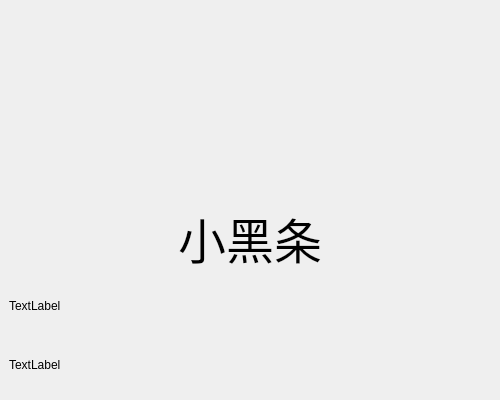
<?xml version="1.0" encoding="UTF-8"?>
<ui version="4.0">
 <class>AboutWindow</class>
 <widget class="QMainWindow" name="AboutWindow">
  <property name="geometry">
   <rect>
    <x>0</x>
    <y>0</y>
    <width>500</width>
    <height>400</height>
   </rect>
  </property>
  <property name="minimumSize">
   <size>
    <width>500</width>
    <height>400</height>
   </size>
  </property>
  <property name="maximumSize">
   <size>
    <width>500</width>
    <height>400</height>
   </size>
  </property>
  <property name="windowTitle">
   <string>关于</string>
  </property>
  <widget class="QWidget" name="centralwidget">
   <layout class="QVBoxLayout" name="verticalLayout_2">
    <item>
     <widget class="QLabel" name="label">
      <property name="text">
       <string/>
      </property>
      <property name="pixmap">
       <pixmap>../res/icon/logo.ico</pixmap>
      </property>
      <property name="scaledContents">
       <bool>false</bool>
      </property>
      <property name="alignment">
       <set>Qt::AlignmentFlag::AlignCenter</set>
      </property>
      <property name="wordWrap">
       <bool>false</bool>
      </property>
     </widget>
    </item>
    <item>
     <layout class="QVBoxLayout" name="verticalLayout">
      <item>
       <widget class="QLabel" name="label_2">
        <property name="text">
         <string>&lt;!DOCTYPE HTML PUBLIC &quot;-//W3C//DTD HTML 4.0//EN&quot; &quot;http://www.w3.org/TR/REC-html40/strict.dtd&quot;&gt;
&lt;html&gt;&lt;head&gt;&lt;meta name=&quot;qrichtext&quot; content=&quot;1&quot; /&gt;&lt;meta charset=&quot;utf-8&quot; /&gt;&lt;style type=&quot;text/css&quot;&gt;
p, li { white-space: pre-wrap; }
hr { height: 1px; border-width: 0; }
li.unchecked::marker { content: &quot;\2610&quot;; }
li.checked::marker { content: &quot;\2612&quot;; }
&lt;/style&gt;&lt;/head&gt;&lt;body style=&quot; font-family:'.AppleSystemUIFont'; font-size:13pt; font-weight:400; font-style:normal;&quot;&gt;
&lt;p align=&quot;center&quot; style=&quot; margin-top:12px; margin-bottom:12px; margin-left:0px; margin-right:0px; -qt-block-indent:0; text-indent:0px;&quot;&gt;&lt;span style=&quot; font-size:36pt;&quot;&gt;小黑条&lt;/span&gt;&lt;/p&gt;&lt;/body&gt;&lt;/html&gt;</string>
        </property>
        <property name="textFormat">
         <enum>Qt::TextFormat::AutoText</enum>
        </property>
        <property name="scaledContents">
         <bool>false</bool>
        </property>
        <property name="openExternalLinks">
         <bool>true</bool>
        </property>
       </widget>
      </item>
      <item>
       <widget class="QLabel" name="label_3">
        <property name="text">
         <string>TextLabel</string>
        </property>
       </widget>
      </item>
      <item>
       <widget class="QLabel" name="label_4">
        <property name="text">
         <string>TextLabel</string>
        </property>
       </widget>
      </item>
     </layout>
    </item>
   </layout>
  </widget>
 </widget>
 <resources/>
 <connections/>
</ui>
